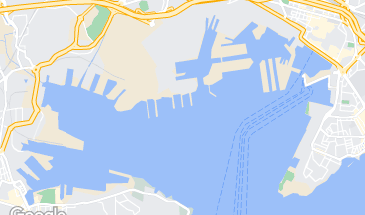
%> input picture snazzy-image.png, 365 x 215 px
$ octave main_maps.m   (GNU Octave 9; MATLAB toolbox functions it lacks are replaced by stand-ins)
%> lines starting %> are read from the running program, lines starting %| are printed output that depends on the picture; in (x1, y1, x2, y2) boxes, pixels count from 0 and x2, y2 are one past the last pixel; in counts of white or black regions, pixels touching at a corner belong together; the program's own positions count from 1
%> further down, RGB is the input picture: size 215x365x3 uint8; mean R, G, B 200.1, 214.3, 232.9
### createMask.m
function [BW,maskedRGBImage] = createMask(RGB)
%createMask  Threshold RGB image using auto-generated code from colorThresholder app.
%  [BW,MASKEDRGBIMAGE] = createMask(RGB) thresholds image RGB using
%  auto-generated code from the colorThresholder app. The colorspace and
%  range for each channel of the colorspace were set within the app. The
%  segmentation mask is returned in BW, and a composite of the mask and
%  original RGB images is returned in maskedRGBImage.

% Auto-generated by colorThresholder app on 12-Mar-2024
%------------------------------------------------------


% Convert RGB image to chosen color space
I = RGB;

% Define thresholds for channel 1 based on histogram settings
channel1Min = 116.000;
channel1Max = 156.000;

% Define thresholds for channel 2 based on histogram settings
channel2Min = 166.000;
channel2Max = 192.000;

% Define thresholds for channel 3 based on histogram settings
channel3Min = 247.000;
channel3Max = 249.000;

% Create mask based on chosen histogram thresholds
sliderBW = (I(:,:,1) >= channel1Min ) & (I(:,:,1) <= channel1Max) & ...
    (I(:,:,2) >= channel2Min ) & (I(:,:,2) <= channel2Max) & ...
    (I(:,:,3) >= channel3Min ) & (I(:,:,3) <= channel3Max);
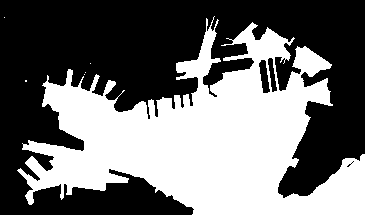
%> sliderBW: size 215x365 logical; 43.7% white; 6 white regions (5 under 20 px), largest, box (x1, y1, x2, y2) and area: (17, 16, 365, 215) 34278
BW = sliderBW;

% Initialize output masked image based on input image.
maskedRGBImage = RGB;

% Set background pixels where BW is false to zero.
maskedRGBImage(repmat(~BW,[1 1 3])) = 0;
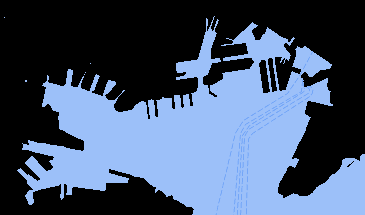
%> maskedRGBImage: size 215x365x3 uint8; mean R, G, B 67.8, 83.7, 108.8

end

### contour_path.m
function [pos1sol,pos2sol] = contour_path(Hsize,scale,BW)
%> called with Hsize = 215, scale = 1

Img = 255*uint8(BW);

%%
BW3 = bwmorph(Img,'remove');
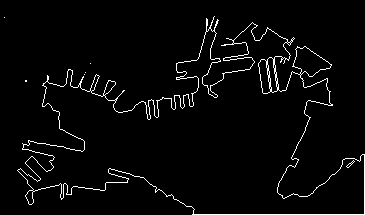
%> BW3: size 215x365 logical; 3.2% white in thin lines or dots
%> the run ends on the next line
BW3 = bwskel(BW3,'MinBranchLength',20);% Almost unnecessary except for some few cases, such as Map N°252 or 221 (requiring MinBranchLength>=8)

%% Find parametrized path
Mpath = BW3;
no=10;

ymax = scale*Hsize;
npath = sum(sum(Mpath));
path = zeros(npath,2);
[yp,xp] = find(Mpath,1);
path(1,:) = [xp,ymax-yp]/scale;
Mpath(yp,xp) = false;
for j=2:npath
    [dy,dx] = find(Mpath(max(yp-no,1):min(yp+no,size(Mpath,1)),max(xp-no,1):min(xp+no,size(Mpath,2))));
    if isempty(dx)
        path = path(1:(j-1),:);
        break
    end
    dy = dy-min(no+1,yp);
    dx = dx-min(no+1,xp);
    if length(dx)>1 % 4-order neighboor first
        [~,k] = sort(dx.^2+dy.^2);
        dx = dx(k(1));
        dy = dy(k(1));
    end
    yp = yp+dy;
    xp = xp+dx;
    path(j,:) = [xp,ymax-yp]/scale;
    Mpath(yp,xp) = false;
end
pos1sol=path(1:(j-1),1);
pos2sol=path(1:(j-1),2);
end

### main_maps.m
%% Clear workspace and add utility functions path
clc;
clear all;
close all;
addpath('util');

%% Map and planning parameters
Lsize = 600;        % Map width (units)
Hsize = 450;        % Map height (units)
d = 20;             % Safety distance (or resolution)
speed = 0.4;        % Speed parameter

%% List of images (assumed to be in the "Maps" folder)
images = {'snazzy-image.png', 'snazzy-image2.png', 'snazzy-image3.png'};
num_maps = length(images);

%% Initialize an array to store results (total distance traveled)
dist_mst = zeros(num_maps, 1);

%% Loop through each image for processing
for m = 1:num_maps
    fprintf('Processing image %d of %d...\n', m, num_maps);
    image_file = fullfile('Maps', images{m});

    % Read the original image
    RGB = imread(image_file);

    % Create a mask using a helper function
    [BW, maskedRGB] = createMask(RGB);

    % Extract the contour of the region using contour_path
    % Syntax assumed: [xContour, yContour] = contour_path(dim, value, BW)
    [xContour, yContour] = contour_path(size(BW,1), 1, BW);
